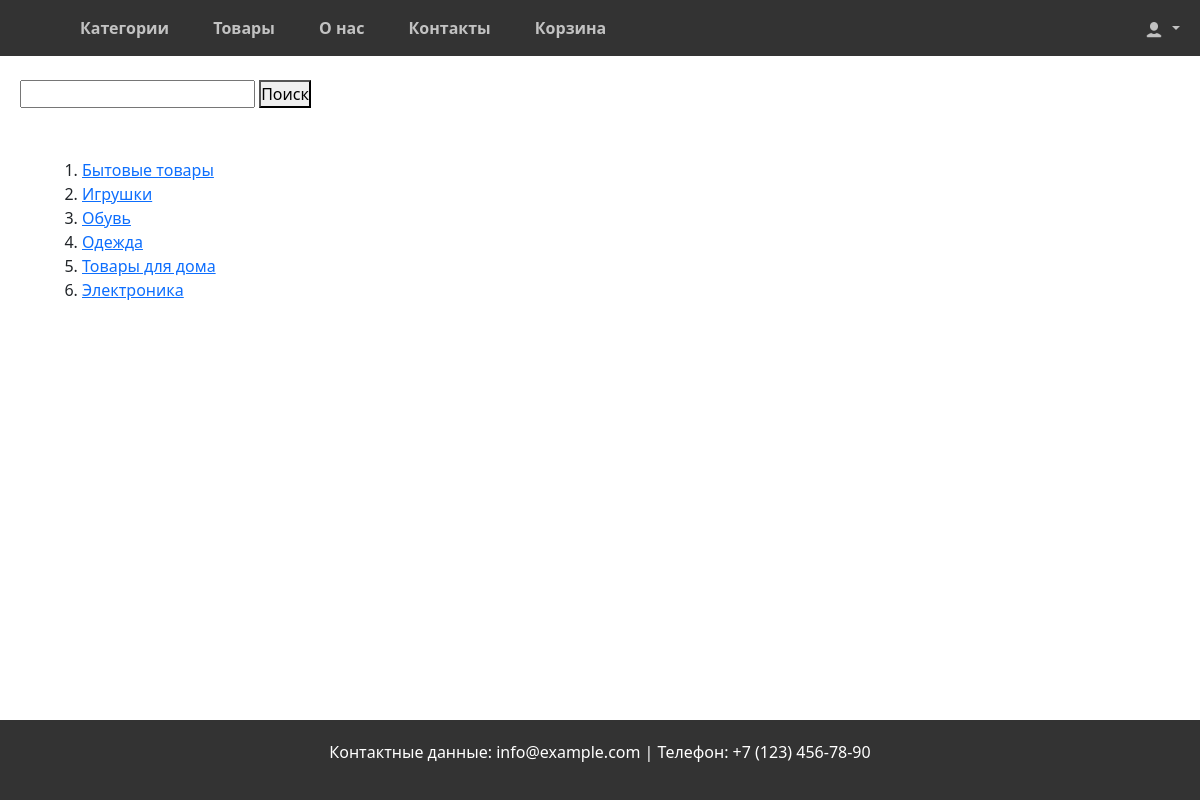
/product/categories/, run on an earlier commit of the app's database.
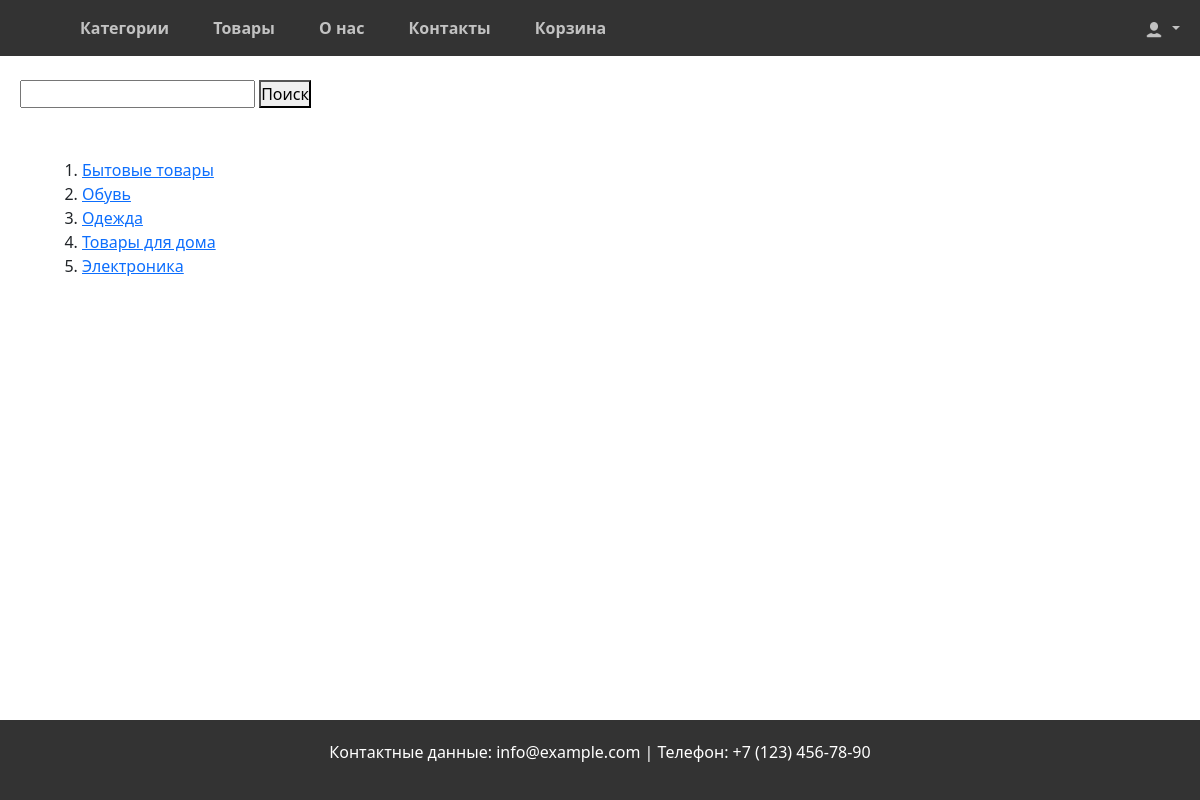
And on a later commit of the database.
### shop/models.py (models this page shows, shortened)
class Category(models.Model):
    name = models.CharField(max_length=200, verbose_name="Категория")
    slug = models.SlugField(max_length=200, unique=True)
    class Meta:
        ordering = ['name']
        indexes = [
            models.Index(fields=['name']),
        ]
        verbose_name = 'Категория'
        verbose_name_plural = 'Категории'
    def get_absolute_url(self):
        return reverse('shop:category_detail', kwargs={'slug': self.slug})

### shop/views.py (the view)
# urls.py: path('categories/', CategoryListView.as_view(), name='categories'),
class CategoryListView(ListView):
    model = Category
    template_name = 'shop/admin/categories.html'
    context_object_name = 'categories'

### cart/context_processors.py (called while the page is built)
def cart(request):
    return {'cart': Cart(request)}

### cart/views.py (called while the page is built)
    def __len__(self):
        return sum(item['quantity'] for item in self.cart.values())

### shop/templates/shop/admin/categories.html (shortened to what this page needs)
{% extends 'base.html' %}
{% block content %}
<ol>
{% for category in categories %}
    <li><a href="{{ category.get_absolute_url }}">{{category.name}}</a></li>
{% endfor %}
</ol>
{% endblock content %}

### templates/base.html (shortened to what this page needs)
{% load static %}
<!DOCTYPE html>
<html lang="ru">
<head>
    <link rel="stylesheet" href="{% static 'css/styles.css' %}">
    <link
      href="https://cdn.jsdelivr.net/npm/bootstrap@5.3.3/dist/css/bootstrap.min.css"
      rel="stylesheet"
    />
</head>
<body>
    <header>
         <nav class="header">
          <div class="left">
        <a href="{% url 'shop:categories' %}">Категории</a>
        <a href="{% url 'shop:products' %}">Товары</a>
        <a href="#">О нас</a>
        <a href="#">Контакты</a>
        {% if cart|length != 0 %}
        <a href="{% url 'cart:cart_detail' %}">Корзина (<span id="cartLengthHeader">{{ cart|length }}</span>)</a>
        {% else %}
        <a href="{% url 'cart:cart_detail' %}">Корзина</a>
        {% endif %}
              </div>
        <div class="nav-item dropdown right">
          <a class="nav-link dropdown-toggle" href="#" id="navbarScrollingDropdown" role="button" data-bs-toggle="dropdown" aria-expanded="false">
            <img src="{% static 'img/people.png' %}" width="20px">
          </a>
              </div>
    </nav>
    </header>
    <form action="{% url 'shop:product_search' %}" method="get" style="margin-top:10vh; margin-left:20px">
        <input type="search" name="query">
        <button type="submit">Поиск</button>
    </form>
		<div class="my_block">
    {% block content %}
    {% endblock content%}
	</div>
    <footer>
        <p>Контактные данные: info@example.com | Телефон: +7 (123) 456-78-90</p>
    </footer>
</body>
</html>

### static/css/styles.css (style rules this page uses)
* { box-sizing: border-box; margin: 0; padding: 0; }
body { font-family: Arial, sans-serif; background-color: #e2e1e1; min-height: 100%; }
.header { display: flex; justify-content: space-between; align-items: center; height: fit-content; height: 7vh; background-color: #333; color: white; position: fixed; width: 100%; top: 0; z-index: 100000; }
.header a { text-decoration: none; padding: 20px; font-weight: 700; color: #fff; opacity: 0.7; }
.header .left { margin-left: 5vw; }
.header .left a { gap: 10px; }
footer { text-align: center; padding: 20px; background-color: #333; color: white; position: fixed; bottom: 0; width: 100%; }
.my_block { margin: 50px; }

What changed in the data, as far as the page shows it:
removed Category: name "Игрушки"
